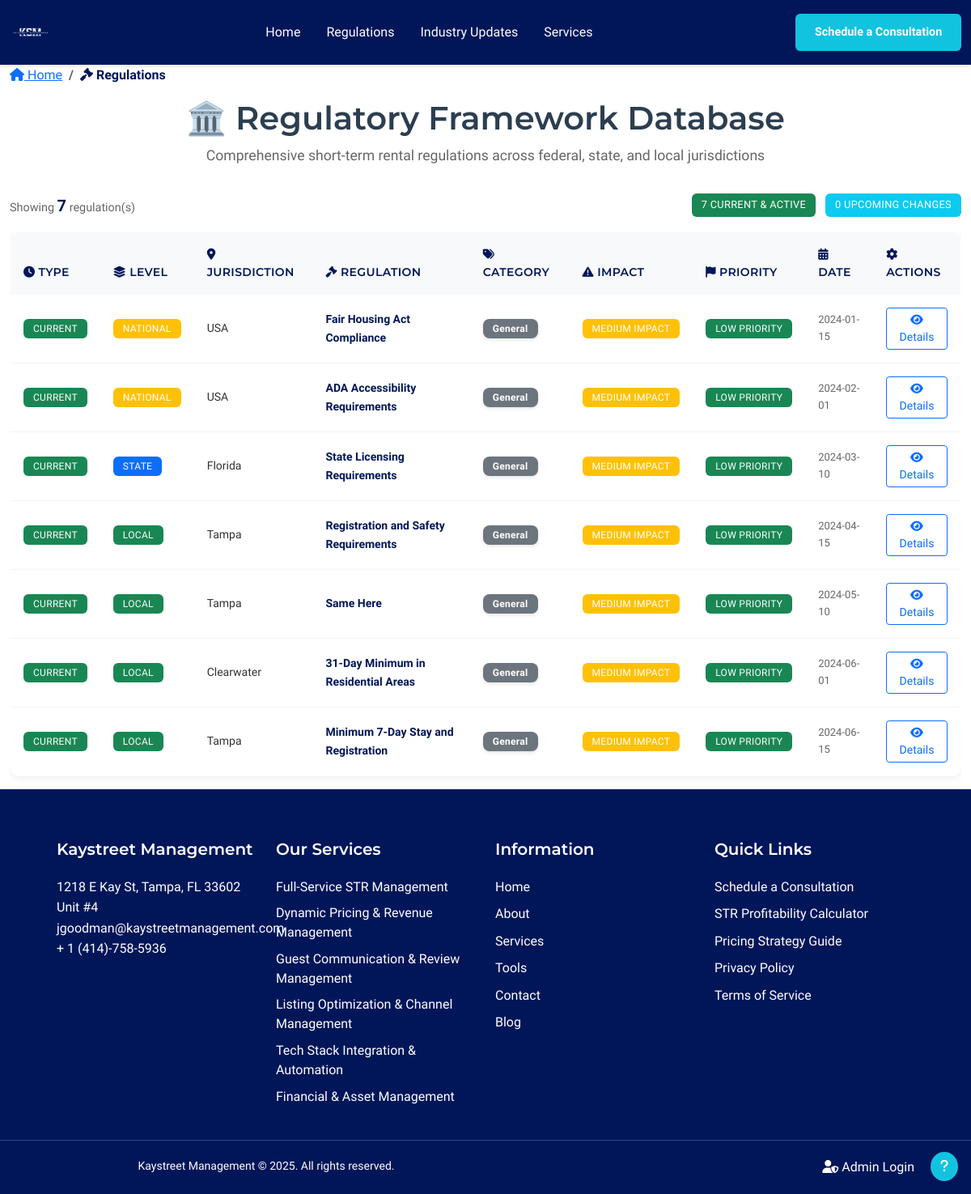
The page /regulations on the database its author committed.
### models.py (models this page shows, shortened)
class Regulation(db.Model):
    __tablename__ = 'regulations'
    id = db.Column(db.Integer, primary_key=True)
    jurisdiction = db.Column(db.String(100), nullable=False, index=True)  # Often queried
    jurisdiction_level = db.Column(db.String(20), nullable=False, default='Local', index=True)  # Often filtered
    location = db.Column(db.String(100), nullable=False, index=True)  # Often queried
    title = db.Column(db.String(200), nullable=False, index=True)  # Often searched
    last_updated = db.Column(db.DateTime, default=datetime.utcnow, index=True)  # Often sorted
    overview = db.Column(db.Text, nullable=True)  # Overview - formatted content
    detailed_requirements = db.Column(db.Text, nullable=True)  # Detailed Requirements - formatted content
    compliance_steps = db.Column(db.Text, nullable=True)  # Compliance Steps - formatted content
    required_forms = db.Column(db.Text, nullable=True)  # Required Forms - formatted content
    penalties_non_compliance = db.Column(db.Text, nullable=True)  # Penalties for Non Compliance - formatted content
    recent_changes = db.Column(db.Text, nullable=True)  # Recent Changes - formatted content
    created_at = db.Column(db.DateTime, default=datetime.utcnow, index=True)
    updated_at = db.Column(db.DateTime, default=datetime.utcnow, onupdate=datetime.utcnow)

### app/blueprints/main.py (the view)
@main_bp.route('/regulations')
def regulations():
    try:
        from models import Regulation
        regulations = Regulation.query.all()
        return render_template('regulations.html',
                             regulations=regulations)
    except Exception as e:
        logger.error(f"Error loading regulations: {str(e)}", exc_info=True)
        public_flash('Error loading regulations. Please try again later.', 'error')
        return render_template('regulations.html',
                             regulations=[])

### templates/regulations.html (shortened to what this page needs)
{% extends "base.html" %}
{% block content %}
<div class="container-fluid">
    <nav aria-label="breadcrumb" class="mb-3">
        <ol class="breadcrumb">
            <li class="breadcrumb-item">
                <a href="{{ url_for('main.index') }}"><i class="fas fa-home"></i> Home</a>
            </li>
            <li class="breadcrumb-item active" aria-current="page">
                <i class="fas fa-gavel"></i> Regulations
            </li>
        </ol>
    </nav>
    <div class="text-center mb-4">
        <h1 class="regulations-title">🏛️ Regulatory Framework Database</h1>
        <p class="regulations-subtitle text-muted">
            Comprehensive short-term rental regulations across federal, state, and local jurisdictions
        </p>
    </div>
    <div class="d-flex justify-content-between align-items-center mb-3">
        <div class="results-count">
            <span class="text-muted">Showing</span>
            <strong>{{ regulations|length }}</strong>
            <span class="text-muted">regulation(s)</span>
        </div>
        <div class="section-summary">
            <span class="badge bg-success me-2">{{ regulations|length }} Current & Active</span>
            <span class="badge bg-info">0 Upcoming Changes</span>
        </div>
    </div>
    <div class="regulations-container">
        <div class="table-view">
            <div class="table-responsive">
                <table class="table table-hover regulations-table">
                    <thead class="table-light">
                        <tr>
                            <th>
                                <i class="fas fa-clock"></i> Type
                            </th>
                            <th>
                                <i class="fas fa-layer-group"></i> Level
                            </th>
                            <th>
                                <i class="fas fa-map-marker-alt"></i> Jurisdiction
                            </th>
                            <th>
                                <i class="fas fa-gavel"></i> Regulation
                            </th>
                            <th>
                                <i class="fas fa-tags"></i> Category
                            </th>
                            <th>
                                <i class="fas fa-exclamation-triangle"></i> Impact
                            </th>
                            <th>
                                <i class="fas fa-flag"></i> Priority
                            </th>
                            <th>
                                <i class="fas fa-calendar-alt"></i> Date
                            </th>
                            <th>
                                <i class="fas fa-cog"></i> Actions
                            </th>
                        </tr>
                    </thead>
                    <tbody>
                        {% for regulation in regulations %}
                        <tr class="regulation-row" data-regulation-id="{{ regulation.id }}">
                            <td>
                                <span class="badge bg-success">Current</span>
                            </td>
                            <td>
                                <span class="badge bg-{{ 'success' if regulation.jurisdiction_level == 'Local' else 'primary' if regulation.jurisdiction_level == 'State' else 'warning' }}">
                                    {{ regulation.jurisdiction_level }}
                                </span>
                            </td>
                            <td class="jurisdiction-cell">
                                {{ regulation.location }}
                            </td>
                            <td class="title-cell">
                                <a href="{{ url_for('main.regulation_detail', regulation_id=regulation.id) }}"
                                   class="regulation-title-link text-decoration-none">
                                    {{ regulation.title }}
                                </a>
                            </td>
                            <td>
                                <span class="badge category-badge category-general">
                                    General
                                </span>
                            </td>
                            <td>
                                <span class="badge bg-warning">
                                    Medium Impact
                                </span>
                            </td>
                            <td>
                                <span class="badge bg-success">
                                    Low Priority
                                </span>
                            </td>
                            <td class="date-cell">
                                {{ regulation.last_updated.strftime('%Y-%m-%d') if regulation.last_updated else 'N/A' }}
                            </td>
                            <td>
                                <a href="{{ url_for('main.regulation_detail', regulation_id=regulation.id) }}"
                                   class="btn btn-sm btn-outline-primary">
                                    <i class="fas fa-eye"></i> Details
                                </a>
                            </td>
                        </tr>
                        {% endfor %}
                    </tbody>
                </table>
            </div>
        </div>
    </div>
</div>
<div class="position-fixed bottom-0 end-0 p-3" style="z-index: 1000;">
    <button class="btn btn-primary rounded-circle" data-bs-toggle="modal" data-bs-target="#helpModal" title="Help">
        <i class="fas fa-question"></i>
    </button>
</div>
{% endblock %}

### templates/base.html (shortened to what this page needs)
<!DOCTYPE html>
<html lang="en" data-bs-theme="light">
<head>
    <link href="https://cdn.jsdelivr.net/npm/bootstrap@5.3.0/dist/css/bootstrap.min.css" rel="stylesheet">
    <link href="https://cdnjs.cloudflare.com/ajax/libs/font-awesome/6.4.0/css/all.min.css" rel="stylesheet">
    <link href="{{ url_for('static', filename='css/style.css') }}" rel="stylesheet">
</head>
<body>
    <nav class="navbar navbar-expand-lg kaystreet-header sticky-top">
        <div class="container-fluid">
            <a class="navbar-brand kaystreet-brand" href="{{ url_for('main.index') }}">
                <img src="{{ url_for('static', filename='images/kaystreet-logo-navy.png') }}" alt="Kaystreet Management" class="kaystreet-logo-img">
            </a>
            <div class="collapse navbar-collapse" id="kaystreetNav">
                <ul class="navbar-nav kaystreet-nav">
                    <li class="nav-item">
                        <a class="nav-link kaystreet-nav-link" href="{{ url_for('main.index') }}">Home</a>
                    </li>
                    <li class="nav-item">
                        <a class="nav-link kaystreet-nav-link" href="{{ url_for('main.regulations') }}">Regulations</a>
                    </li>
                    <li class="nav-item">
                        <a class="nav-link kaystreet-nav-link" href="{{ url_for('main.updates') }}">Industry Updates</a>
                    </li>
                    <li class="nav-item">
                        <a class="nav-link kaystreet-nav-link" href="https://kaystreetmanagement.com" target="_blank">Services</a>
                    </li>
                </ul>
                <div class="kaystreet-cta">
                    <a href="https://kaystreetmanagement.com/contact" target="_blank" class="btn kaystreet-consultation-btn">
                        Schedule a Consultation
                    </a>
                </div>
            </div>
        </div>
    </nav>
    <main class="main-content">
        {% block content %}{% endblock %}
    </main>
    <footer class="kaystreet-footer">
        <div class="container">
            <div class="row">
                <div class="col-lg-3 col-md-6 mb-4 mb-lg-0">
                    <h4 class="footer-heading">Kaystreet Management</h4>
                    <div class="footer-content">
                        <p class="footer-address">
                            1218 E Kay St, Tampa, FL 33602 Unit #4<br>
                            <a href="mailto:jgoodman@kaystreetmanagement.com" class="footer-link">jgoodman@kaystreetmanagement.com</a><br>
                            <a href="tel:+14147585936" class="footer-link">+ 1 (414)-758-5936</a>
                        </p>
                    </div>
                </div>
                <div class="col-lg-3 col-md-6 mb-4 mb-lg-0">
                    <h4 class="footer-heading">Our Services</h4>
                    <div class="footer-content">
                        <ul class="footer-links-list">
                            <li><a href="https://kaystreetmanagement.com" target="_blank" class="footer-link">Full-Service STR Management</a></li>
                            <li><a href="https://kaystreetmanagement.com/dynamic-pricing-revenue-management/" target="_blank" class="footer-link">Dynamic Pricing & Revenue Management</a></li>
                            <li><a href="https://kaystreetmanagement.com/guest-communication-review-management/" target="_blank" class="footer-link">Guest Communication & Review Management</a></li>
                            <li><a href="https://kaystreetmanagement.com/listing-optimization-channel-management/" target="_blank" class="footer-link">Listing Optimization & Channel Management</a></li>
                            <li><a href="https://kaystreetmanagement.com/tech-stack-integration-automation/" target="_blank" class="footer-link">Tech Stack Integration & Automation</a></li>
                            <li><a href="https://kaystreetmanagement.com/financial-asset-management/" target="_blank" class="footer-link">Financial & Asset Management</a></li>
                        </ul>
                    </div>
                </div>
                <div class="col-lg-3 col-md-6 mb-4 mb-lg-0">
                    <h4 class="footer-heading">Information</h4>
                    <div class="footer-content">
                        <ul class="footer-links-list">
                            <li><a href="https://kaystreetmanagement.com" target="_blank" class="footer-link">Home</a></li>
                            <li><a href="https://kaystreetmanagement.com/about-us/" target="_blank" class="footer-link">About</a></li>
                            <li><a href="https://kaystreetmanagement.com" target="_blank" class="footer-link">Services</a></li>
                            <li><a href="https://kaystreetmanagement.com/tools/" target="_blank" class="footer-link">Tools</a></li>
                            <li><a href="https://kaystreetmanagement.com/tools/" target="_blank" class="footer-link">Contact</a></li>
                            <li><a href="https://kaystreetmanagement.com/blog/" target="_blank" class="footer-link">Blog</a></li>
                        </ul>
                    </div>
                </div>
                <div class="col-lg-3 col-md-6 mb-4 mb-lg-0">
                    <h4 class="footer-heading">Quick Links</h4>
                    <div class="footer-content">
                        <ul class="footer-links-list">
                            <li><a href="https://calendly.com/jgoodman-kaystreetmanagement/30min" target="_blank" class="footer-link">Schedule a Consultation</a></li>
                            <li><a href="https://kaystreetmanagement.com/tools/" target="_blank" class="footer-link">STR Profitability Calculator</a></li>
                            <li><a href="https://kaystreetmanagement.com/tools/" target="_blank" class="footer-link">Pricing Strategy Guide</a></li>
                            <li><a href="https://kaystreetmanagement.com/privacy-policy" target="_blank" class="footer-link">Privacy Policy</a></li>
                            <li><a href="https://kaystreetmanagement.com/terms-of-service" target="_blank" class="footer-link">Terms of Service</a></li>
                        </ul>
                    </div>
                </div>
            </div>
        </div>
        <div class="footer-bottom">
            <div class="container">
                <div class="row">
                    <div class="col-md-6">
                        <p class="footer-copyright">Kaystreet Management © 2025. All rights reserved.</p>
                    </div>
                    <div class="col-md-6 text-end">
                        {% if session.admin_id %}
                        <div class="dropdown dropup">
                            <a class="footer-link dropdown-toggle" href="#" role="button" data-bs-toggle="dropdown" aria-expanded="false">
                                <i class="fas fa-user-shield me-1"></i>Admin Panel
                            </a>
                            <ul class="dropdown-menu dropdown-menu-end">
                                <li><a class="dropdown-item" href="{{ url_for('admin.manage_regulations') }}">
                                    <i class="fas fa-book me-2"></i>Admin Panel
                                </a></li>
                                <li><a class="dropdown-item" href="{{ url_for('admin.manage_regulations') }}">
                                    <i class="fas fa-list-check me-2"></i>Manage Regulations
                                </a></li>
                                <li><a class="dropdown-item" href="{{ url_for('admin.manage_updates') }}">
                                    <i class="fas fa-bell me-2"></i>Manage Updates
                                </a></li>
                                <li><hr class="dropdown-divider"></li>
                                <li><a class="dropdown-item text-danger" href="{{ url_for('admin.logout') }}">
                                    <i class="fas fa-sign-out-alt me-2"></i>Sign Out
                                </a></li>
                            </ul>
                        </div>
                        {% else %}
                        <a href="{{ url_for('admin.login') }}" class="footer-link">
                            <i class="fas fa-user-shield me-1"></i>Admin Login
                        </a>
                        {% endif %}
                    </div>
                </div>
            </div>
        </div>
    </footer>
</body>
</html>

### rows shown on the page
Regulation: jurisdiction_level "NATIONAL", location "USA", title "Fair Housing Act Compliance", last_updated "2024-01-15"
Regulation: jurisdiction_level "NATIONAL", location "USA", title "ADA Accessibility Requirements", last_updated "2024-02-01"
Regulation: jurisdiction_level "STATE", location "Florida", title "State Licensing Requirements", last_updated "2024-03-10"
Regulation: jurisdiction_level "LOCAL", location "Tampa", title "Registration and Safety Requirements", last_updated "2024-04-15"
Regulation: jurisdiction_level "LOCAL", location "Tampa", title "Same Here", last_updated "2024-05-10"
Regulation: jurisdiction_level "LOCAL", location "Clearwater", title "31-Day Minimum in Residential Areas", last_updated "2024-06-01"
Regulation: jurisdiction_level "LOCAL", location "Tampa", title "Minimum 7-Day Stay and Registration", last_updated "2024-06-15"

### other values the page prints
{{ regulations|length }} "7"
